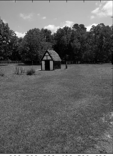
#> input picture Code/test1_gray.png, 113 x 156 px
$ python Sep_sources.py
#> lines starting #> are read from the running program, lines starting #| are printed output that depends on the picture; long printed decimals are rounded
### Code/decompose.py
import matplotlib.pyplot as plt
import matplotlib.image as img
import numpy as np

def decompose(image):
#> called with image = 'test1_gray.png'
    y = img.imread(image)
#> y is the input picture: shape (156, 113) float32; min 0, max 1, mean 0.385

    #taille de l'image
    nbligne,nbcolonne = np.shape(y)
#> nbligne = 156; nbcolonne = 113

    y = np.transpose(y)
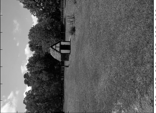
#> y: shape (113, 156) float32; min 0, max 1, mean 0.385
    image_vecteur=[]

    for i in range (nbcolonne):
        image_vecteur.extend(y[i])
#> after the loop, image_vecteur = 17628 values, max 1 at index 155, min 0 at index 3023, mean 0.385

    return [image_vecteur,nbligne,nbcolonne]

### Code/correl_coef_composante_nb.py
#Attention ligne 11;27
#pour ligne11 : moy_1 = np.mean(A, axis=0)

import numpy as np
from column import Colonne

def correl_coef_composante_nb(im1,im2):
   N = len(im1)

   moy_1 = sum(im1)/N
   moy_2 = sum(im2)/N

   Mat_cor = np.zeros((2,2))

   ec_1 = np.std(im1, ddof=1)
   ec_2 = np.std(im2, ddof=1)

   I2=np.ones((2,1))

   ec = I2
   ec[0] = ec_1
   ec[1] = ec_2


   moy = I2
   moy[0] = moy_1
   moy[1] = moy_2

   ima = list(zip(im1, im2))

   for i in range(len(ima)) :
      ima[i]=list(ima[i])

   Mat_cor=np.zeros((2,2))

   for i in range(2):

      for j in range(2):
         IN = np.ones((1,N))
         N2 = N*ec[i]*ec[j]
         Vecteur = (Colonne(ima,i) - moy[i]*IN) * (Colonne(ima,j) - moy[j]*IN)

         v = sum(sum(Vecteur)) / N2

         Mat_cor[i][j] = v

   return Mat_cor


### Code/reconstruct.py
import numpy as np

def reconstruct(vecteur,nbligne,nbcolonne):
    image_matrice = []
    for i in range(nbcolonne):
        z=vecteur[i*nbligne: (i+1)*nbligne]
        image_matrice.append(z)

    image_matrice = np.transpose(image_matrice)

    return image_matrice

### Code/compute_gradient.py

#Cette fonction calcul le gradient du critère pénalisé :
#information mutuelle + lambda pénalisation
#où lambda est un hyperparamètre de pénalisation
#l'information mutuelle caractérise l'indépendance
#la pénalisation normalise le vecteur et le force à avoir
#un écart-type = 1

import numpy as np
import numpy.linalg as nl

# Estimation polynomiale de la fonction score marginale (Psi) par moindres carrés
#Thèse Massoud Babaie Zadeh page 46
def compute_gradient(y1,y2,x1,x2):
    y1=np.array(y1)
    y2=np.array(y2)
    x1=np.array(x1)
    x2=np.array(x2)

    N1=len(y1)
    N2=len(y2)


    m_y1=np.mean(y1)
    m_y12=np.mean(y1**2)
    m_y13=np.mean(y1**3)
    m_y14=np.mean(y1**4)
    m_y15=np.mean(y1**5)
    m_y16=np.mean(y1**6)
    m_y2=np.mean(y2)
    m_y22=np.mean(y2**2)
    m_y23=np.mean(y2**3)
    m_y24=np.mean(y2**4)
    m_y25=np.mean(y2**5)
    m_y26=np.mean(y2**6)

    #Calcul des différents parametres (approximation des fonctions scores
    #par moindres carrées

    M1=np.array([[1,m_y1,m_y12,m_y13],[m_y1,m_y12,m_y13,m_y14],[m_y12,m_y13,m_y14,m_y15],[m_y13,m_y14,m_y15,m_y16]])
    M2=np.array([[1,m_y2,m_y22,m_y23],[m_y2,m_y22,m_y23,m_y24],[m_y22,m_y23,m_y24,m_y25],[m_y23,m_y24,m_y25,m_y26]])
    P1=np.array([0,1,2*m_y1,3*(m_y12)])
    P2=np.array([0,1,2*m_y2,3*(m_y22)])

    w1=-np.dot(nl.inv(M1),P1)
    w2=-np.dot(nl.inv(M2),P2)

    #calcul du Psi

    c=y1**2
    d=y2**2
    e=y1**3
    f=y2**3

    E1 = np.ones(len(y1), dtype=int)
    E2 = np.ones(len(y2), dtype=int)

    # print(len(y1))
    Psi_y1= w1[0]*E1 + w1[1]*y1 + w1[2]*c + w1[3]*e
    Psi_y2= w2[0]*E2 +w2[1]*y2+w2[2]*d+w2[3]*f

    #Calcul de la Jacobienne de l'information mutuelle
    M_Psi11=sum(Psi_y1*x1)/len(x1)
    M_Psi12=sum(Psi_y1*x2)/len(x2)
    M_Psi21=sum(Psi_y2*x1)/len(x1)
    M_Psi22=sum(Psi_y2*x2)/len(x2)
    Sep = [[M_Psi11,M_Psi12],[M_Psi21,M_Psi22]]

    #J'enlève la moyenne
    y1=y1-(sum(y1)/len(y1))
    y2=y2-(sum(y2)/len(y2))

    #Calcul de la Jacobienne de la normalisation (penalisation)
    # papier Mohammed El Rhabi 2004
    temp1=np.dot(4*(sum(y1**2)/len(y1)-1),y1)
    temp2=np.dot((sum(y2**2)/len(y2))-1,y2)
    m_y1x1=sum(temp1*x1)/len(x1)
    m_y1x2=sum(temp1*x2)/len(x2)
    m_y2x1=sum(temp2*x1)/len(x1)
    m_y2x2=sum(temp2*x2)/len(x2)
    pen=[ [m_y1x1,m_y1x2],[m_y2x1, m_y2x2] ]

    return [Sep,pen]


### Code/column.py
import numpy as np

def Colonne(A,j):
    A = np.transpose(A)
    return np.transpose(A[j])

# [6 lines of commented-out code are left out]

### Code/Sep_sources.py
# Separation de source avec le premier algorithme MeR 2004
# Version Python

import matplotlib.pyplot as plt
import matplotlib.image as img
import numpy as np
import math as m
from decompose import decompose
from reconstruct import reconstruct
from compute_gradient import compute_gradient
from correl_coef_composante_nb import correl_coef_composante_nb


#Decompose transforme une matrice en un vecteur
#Construction des deux signaux sous forme vectorielle
#Calcul du nombre de ligne et de colonne dont on se servira
# pour reconstruire les signaux mélangés et séparés

[image_vecteur_s1,nbligne_s1,nbcolonne_s1]=decompose('test1_gray.png')
#> image_vecteur_s1 has the same summary as image_vecteur in decompose; nbligne_s1 = 156; nbcolonne_s1 = 113
image_dep1= img.imread('test1_gray.png')
plt.title('image source 1')
plt.imshow(image_dep1, cmap='gray')
plt.show()

[image_vecteur_s2,nbligne_s2,nbcolonne_s2]=decompose('test2_gray.png')
#> call 2 of decompose, with image = 'test2_gray.png'
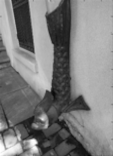
#> input picture Code/test2_gray.png, 113 x 156 px
#> in decompose, y is the input picture: shape (156, 113) float32; min 0.0353, max 1, mean 0.492
#> in decompose (call 2), `y = np.transpose(y)`:
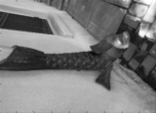
#> y: shape (113, 156) float32; min 0.0353, max 1, mean 0.492
#> after the loop in decompose (call 2), `for i in range (nbcolonne):`: image_vecteur = 17628 values, max 1 at index 146, min 0.0353 at index 13883, mean 0.492
#> image_vecteur_s2 has the same summary as image_vecteur in decompose; nbligne_s2 = 156; nbcolonne_s2 = 113
image_dep2= img.imread('test2_gray.png')
plt.title('image source 2')
plt.imshow(image_dep2, cmap='gray')
plt.show()


#Création de la matrice de melange X = A* S,A est l'opérateur de mélange
# dans la "vraie vie", il est inconnu, ici pour image/tester l'algorithme
# on le simule

A=np.array([[0.6, 0.4], [0.4,0.6]])

# les signaux sources (ici les deux images test1 et test2)
# avec lesquelles on va tester l'algorithme
# inconnues dans la "vraie vie", elles vont nous donner
# les deux sorties mélangées(x1,x2)
s1=image_vecteur_s1
#> s1 = 17628 values, max 1 at index 155, min 0 at index 3023, mean 0.385
s2=image_vecteur_s2
#> s2 has the same summary as image_vecteur in decompose

Mat_cor = correl_coef_composante_nb(s1,s2)
#> in correl_coef_composante_nb, `N = len(im1)`: N = 17628
#> in correl_coef_composante_nb, `moy_1 = sum(im1)/N`: moy_1 = 0.385
#> in correl_coef_composante_nb, `moy_2 = sum(im2)/N`: moy_2 = 0.492
#> in correl_coef_composante_nb, `ec_1 = np.std(im1, ddof=1)`: ec_1 = 0.203
#> in correl_coef_composante_nb, `ec_2 = np.std(im2, ddof=1)`: ec_2 = 0.22
#> in correl_coef_composante_nb, `ima = list(zip(im1, im2))`: ima = 17628 pairs, first value 0 to 1, second value 0.0353 to 1
#> after the loop in correl_coef_composante_nb, `for i in range(2):`: Mat_cor = [[0.277, -0.0177], [-0.0177, 0.199]]
#> Mat_cor = [[0.277, -0.0177], [-0.0177, 0.199]]
print(Mat_cor)
#| [[ 0.2771 -0.0177]
#|  [-0.0177  0.1992]]

# on normalise
s1=s1/np.std(s1, ddof=1)
#> s1 = 17628 values, max 4.93 at index 155, min 0 at index 3023, mean 1.9
s2=s2/np.std(s2, ddof=1)
#> s2 = 17628 values, max 4.56 at index 146, min 0.161 at index 13883, mean 2.24

s = np.array([s1,s2])
x1=np.dot(A[0],s)
#> x1 = 17628 values, max 4.76 at index 154, min 0.261 at index 10658, mean 2.04
x2=np.dot(A[1],s)
#> x2 = 17628 values, max 4.69 at index 154, min 0.347 at index 10656, mean 2.1

# reconstruction des matrices pour retrouver les images "melangées" associées"
# vecteur --> matrice
# calcul préliminaire
xx1=(x1*np.std(x1, ddof=1))
#> xx1 = 17628 values, max 3.31 at index 154, min 0.181 at index 10658, mean 1.42
xx2=(x2*np.std(x2, ddof=1))
#> xx2 = 17628 values, max 3.26 at index 154, min 0.241 at index 10656, mean 1.46
X1=max(abs(xx1))
#> X1 = 3.31
X2=max(abs(xx2))
#> X2 = 3.26
xx1=xx1/X1*255
#> xx1 = 17628 values, max 255 at index 154, min 13.97 at index 10658, mean 109.1
xx2=xx2/X2*255
#> xx2 = 17628 values, max 255 at index 154, min 18.85 at index 10656, mean 114.5

# reconstruction de nos images melangées
image_matrice_s1=reconstruct(xx1,nbligne_s1,nbcolonne_s1)
#> after the loop in reconstruct, `for i in range(nbcolonne):`: image_matrice = 113 items
#> in reconstruct, `image_matrice = np.transpose(image_matrice)`:
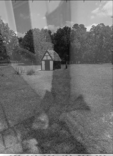
#> image_matrice: shape (156, 113) float64; min 13.97, max 255, mean 109.1
# title
plt.imshow(image_matrice_s1, cmap='gray')
plt.title('image melangee 1')
plt.show()

image_matrice_s2=reconstruct(xx2,nbligne_s2,nbcolonne_s2)
#> call 2 of reconstruct, with vecteur = array of shape (17628,), nbligne = 156, nbcolonne = 113
#> in reconstruct (call 2), `image_matrice = np.transpose(image_matrice)`:
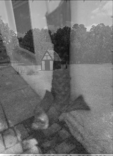
#> image_matrice: shape (156, 113) float64; min 18.85, max 255, mean 114.5
# title
plt.imshow(image_matrice_s2, cmap='gray')
plt.title('image melangee 2')
plt.show()

# normalisation des deux sorties mélangées
x1=x1/np.std(x1, ddof=1)
#> x1 = 17628 values, max 6.84 at index 154, min 0.375 at index 10658, mean 2.93
x2=x2/np.std(x2, ddof=1)
#> x2 = 17628 values, max 6.74 at index 154, min 0.498 at index 10656, mean 3.03

#création de la matrice de séparation
nb_iter=200
B=np.eye(2)
mu=0.05
lam=1.
y1=np.copy(x1)
#> y1 has the same summary as x1
y2=np.copy(x2)
#> y2 has the same summary as x2

RSBB1 = []
RSBB2 = []

for i in range(nb_iter):
    C=np.transpose(B)

    [GradIM,Gradpen] = compute_gradient(y1,y2,x1,x2)

    B=B-mu*(-np.dot(C,GradIM)-np.eye(2))-mu*lam*np.dot(C,Gradpen)


    #calcul de la separation
    X=np.array([x1,x2])
    y1=np.dot(B[0],X)
    y2=np.dot(B[1],X)

    #calcul fictif pour recuperer la moyenne et la variance
    XX=np.array([xx1,xx2])
    yy1=np.dot(B[0],XX)
    yy2=np.dot(B[1],XX)

    m_yy1=np.mean(yy1, axis=0)
    m_yy2=np.mean(yy2, axis=0)
    e_yy1=np.std(yy1, ddof=1)
    e_yy2=np.std(yy2, ddof=1)

    y1est = y1              #pour vérifier les écarts types
    y2est = y2              #rappel : on cherche les sources
                            #ayant un écart type =1

    #calcul des rapports signal/bruit(diaphonie)
    BA=np.dot(B,A)

    # ModuleBruit1 = sum((BA[0][1]*s2)**2) + sum((BA[1][1]*s2)**2)
    # ModuleBruit2 = sum((BA[0][0]*s1)**2) + sum((BA[1][0]*s1)**2)


    Bruit1 = BA[0][1]*s2
    Bruit2 = BA[1][0]*s1
    # # BA[1][0]*s1

    RSBB1.append(10*m.log10(np.mean(y1est**2)/np.mean(Bruit1**2)))
    RSBB2.append(10*m.log10(np.mean(y2est**2)/np.mean(Bruit2**2)))
#> this loop made 200 passes
#> (C, m_y1 in compute_gradient, m_y12 in compute_gradient, m_y13 in compute_gradient, m_y14 in compute_gradient, m_y15 in compute_gradient, m_y16 in compute_gradient, m_y2 in compute_gradient) on passes 2 to 4: ([[1, -0.0471], [-0.047, 1]], 2.78, 8.67, 29.69, 110.4, 440.2, 1861.7, 2.89), ([[1.02, -0.091], [-0.0791, 1]], 2.73, 8.37, 28.18, 103.2, 405.5, 1690.6, 2.77), ([[1.04, -0.133], [-0.106, 1.01]], 2.71, 8.25, 27.63, 100.6, 393.9, 1635.6, 2.66)


#Calcul des matrice de correlation
#rappel : lorsque deux signaux sont indépendants ou décorrélés
#Cette matrice est la matrice identité

# [Mat_cor] = correl_coef_composante_nb(x1,x2)
Mat_cor = correl_coef_composante_nb(y1est,y2est)

#reconstruction des matrices pour obtenir les images séparées
#cette reconstruction est obtenu avec l'aide de la variance et
#la moyenne des images de mélanges
y1=y1*e_yy1
y2=y2*e_yy2

V1=y1/max(y1)*255
V2=y2/max(y2)*255

imagematrices1=reconstruct(V1,nbligne_s1,nbcolonne_s1)
YY1=np.uint8(imagematrices1)
plt.imshow(YY1, cmap='gray')
plt.title('image separée 1')
plt.show()

imagematrices2=reconstruct(V2,nbligne_s2,nbcolonne_s2)
YY2=np.uint8(imagematrices2)
plt.imshow(YY2, cmap='gray')
plt.title('image separée 2')
plt.show()

# [17 lines of commented-out code are left out]

Iteration = list(range(nb_iter))

print()

plt.subplot(2,1,1)
plt.plot(Iteration, RSBB1)
plt.subplot(2,1,2)
plt.plot(Iteration, RSBB2)
# # plt.subplot(4,1,3)
# # plt.plot(BB3)
# # plt.subplot(4,1,4)
# # plt.plot(BB4)

plt.show()
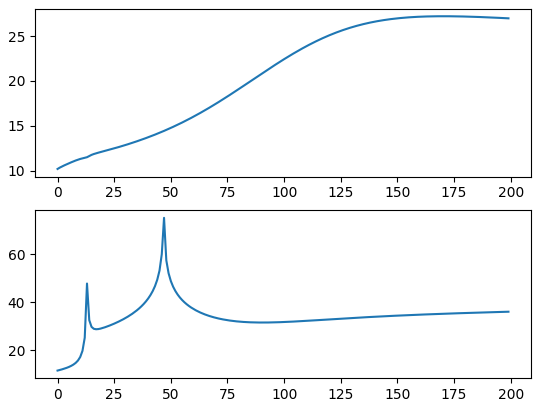
#> figure drawn by matplotlib, 2 panels; panel 1: curve peaks at x = 170, y = 27.22; panel 2: curve peaks at x = 47, y = 75.07
